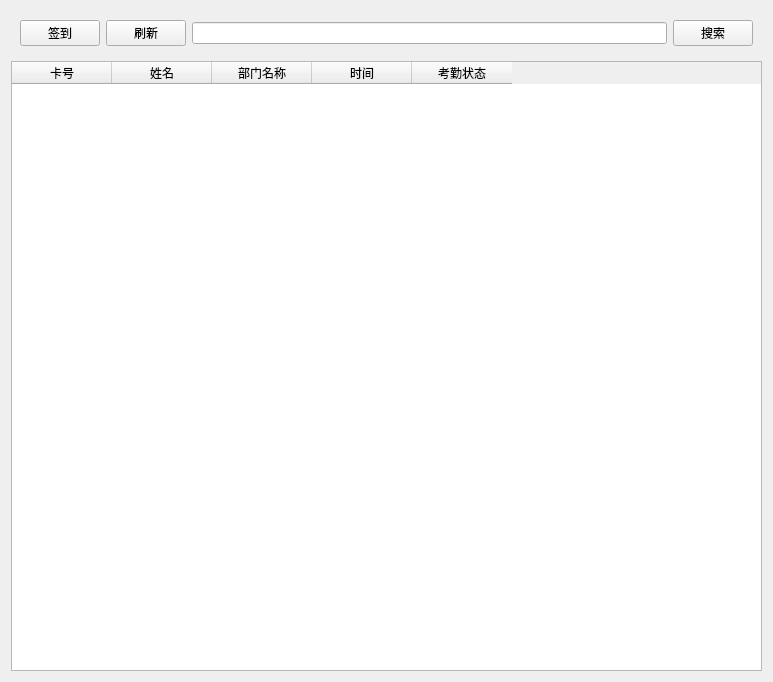
<?xml version="1.0" encoding="UTF-8"?>
<ui version="4.0">
 <class>EmployeeAttendanceWidget</class>
 <widget class="QWidget" name="EmployeeAttendanceWidget">
  <property name="geometry">
   <rect>
    <x>0</x>
    <y>0</y>
    <width>773</width>
    <height>682</height>
   </rect>
  </property>
  <property name="windowTitle">
   <string>Form</string>
  </property>
  <layout class="QGridLayout" name="gridLayout">
   <item row="0" column="0">
    <widget class="QWidget" name="topWidget" native="true">
     <layout class="QHBoxLayout" name="horizontalLayout">
      <item>
       <widget class="QPushButton" name="pushButton">
        <property name="text">
         <string>签到</string>
        </property>
       </widget>
      </item>
      <item>
       <widget class="QPushButton" name="refreshBtn">
        <property name="text">
         <string>刷新</string>
        </property>
       </widget>
      </item>
      <item>
       <widget class="QLineEdit" name="searchLineEdit"/>
      </item>
      <item>
       <widget class="QPushButton" name="searchBtn">
        <property name="text">
         <string>搜索</string>
        </property>
       </widget>
      </item>
     </layout>
    </widget>
   </item>
   <item row="1" column="0">
    <widget class="QTableWidget" name="attendanceTableWidget">
     <property name="editTriggers">
      <set>QAbstractItemView::NoEditTriggers</set>
     </property>
     <property name="selectionMode">
      <enum>QAbstractItemView::SingleSelection</enum>
     </property>
     <property name="selectionBehavior">
      <enum>QAbstractItemView::SelectRows</enum>
     </property>
     <attribute name="verticalHeaderShowSortIndicator" stdset="0">
      <bool>false</bool>
     </attribute>
     <column>
      <property name="text">
       <string>卡号</string>
      </property>
     </column>
     <column>
      <property name="text">
       <string>姓名</string>
      </property>
     </column>
     <column>
      <property name="text">
       <string>部门名称</string>
      </property>
     </column>
     <column>
      <property name="text">
       <string>时间</string>
      </property>
     </column>
     <column>
      <property name="text">
       <string>考勤状态</string>
      </property>
     </column>
    </widget>
   </item>
  </layout>
 </widget>
 <resources/>
 <connections/>
</ui>
